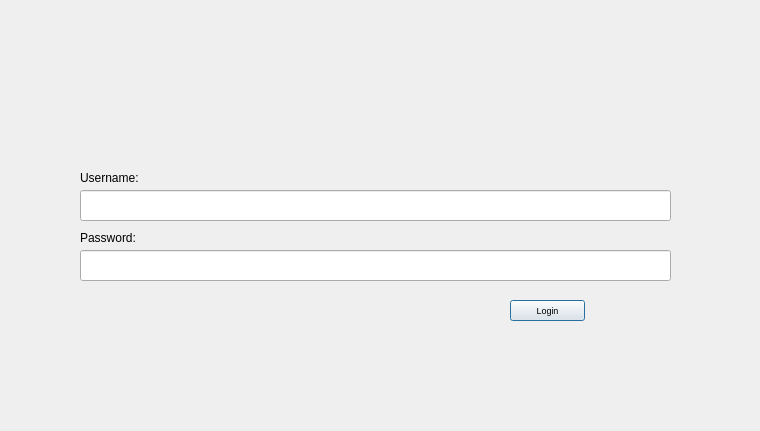
<?xml version="1.0" encoding="UTF-8"?>
<ui version="4.0">
 <class>login</class>
 <widget class="QDialog" name="login">
  <property name="geometry">
   <rect>
    <x>0</x>
    <y>0</y>
    <width>760</width>
    <height>431</height>
   </rect>
  </property>
  <property name="windowTitle">
   <string>Dialog</string>
  </property>
  <widget class="QLabel" name="passwordLabel">
   <property name="geometry">
    <rect>
     <x>80</x>
     <y>230</y>
     <width>141</width>
     <height>16</height>
    </rect>
   </property>
   <property name="text">
    <string>Password:</string>
   </property>
  </widget>
  <widget class="QLineEdit" name="PasswordInput">
   <property name="geometry">
    <rect>
     <x>80</x>
     <y>250</y>
     <width>591</width>
     <height>31</height>
    </rect>
   </property>
   <property name="echoMode">
    <enum>QLineEdit::Password</enum>
   </property>
  </widget>
  <widget class="QLabel" name="userNameLabel">
   <property name="geometry">
    <rect>
     <x>80</x>
     <y>170</y>
     <width>141</width>
     <height>16</height>
    </rect>
   </property>
   <property name="text">
    <string>Username:</string>
   </property>
  </widget>
  <widget class="QPushButton" name="LoginButton">
   <property name="geometry">
    <rect>
     <x>510</x>
     <y>300</y>
     <width>75</width>
     <height>21</height>
    </rect>
   </property>
   <property name="font">
    <font>
     <pointsize>7</pointsize>
    </font>
   </property>
   <property name="text">
    <string>Login</string>
   </property>
  </widget>
  <widget class="QLineEdit" name="UserNameInput">
   <property name="geometry">
    <rect>
     <x>80</x>
     <y>190</y>
     <width>591</width>
     <height>31</height>
    </rect>
   </property>
  </widget>
 </widget>
 <resources/>
 <connections/>
</ui>
